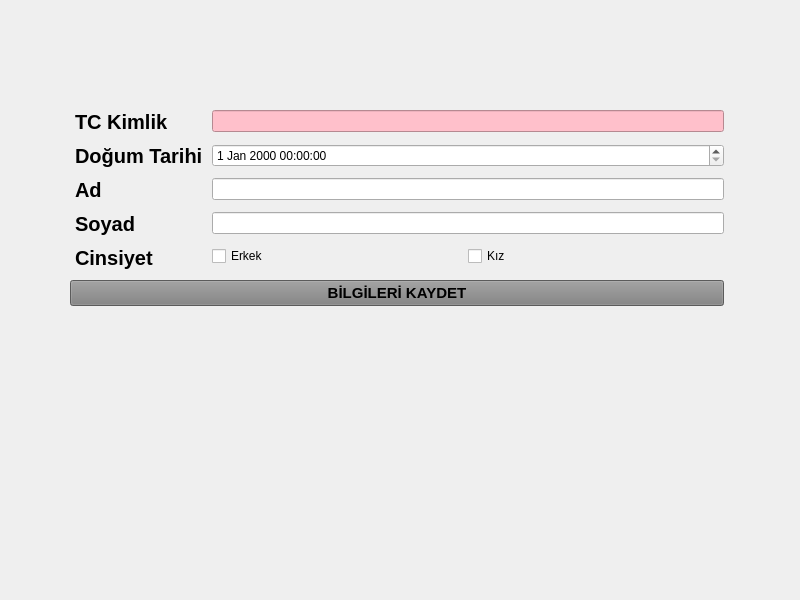
<?xml version="1.0" encoding="UTF-8"?>
<ui version="4.0">
 <class>deneme</class>
 <widget class="QWidget" name="deneme">
  <property name="geometry">
   <rect>
    <x>0</x>
    <y>0</y>
    <width>800</width>
    <height>600</height>
   </rect>
  </property>
  <property name="windowTitle">
   <string>deneme</string>
  </property>
  <property name="whatsThis">
   <string/>
  </property>
  <property name="autoFillBackground">
   <bool>false</bool>
  </property>
  <widget class="QWidget" name="formLayoutWidget">
   <property name="geometry">
    <rect>
     <x>70</x>
     <y>110</y>
     <width>654</width>
     <height>281</height>
    </rect>
   </property>
   <layout class="QFormLayout" name="formLayout">
    <property name="sizeConstraint">
     <enum>QLayout::SetMinimumSize</enum>
    </property>
    <property name="horizontalSpacing">
     <number>1</number>
    </property>
    <property name="verticalSpacing">
     <number>10</number>
    </property>
    <item row="0" column="0">
     <widget class="QLabel" name="label">
      <property name="styleSheet">
       <string notr="true">QLabel{
	font-size: 20px;
	color: black;
	font-weight:bold;
	margin-right: 2%
}</string>
      </property>
      <property name="text">
       <string>TC Kimlik</string>
      </property>
     </widget>
    </item>
    <item row="1" column="0">
     <widget class="QLabel" name="label_4">
      <property name="styleSheet">
       <string notr="true">QLabel{
	font-size: 20px;
	color: black;
	font-weight:bold;
	margin-right: 2%
}</string>
      </property>
      <property name="text">
       <string>Doğum Tarihi</string>
      </property>
     </widget>
    </item>
    <item row="1" column="1">
     <widget class="QDateTimeEdit" name="dateTimeEdit"/>
    </item>
    <item row="2" column="0">
     <widget class="QLabel" name="label_2">
      <property name="styleSheet">
       <string notr="true">QLabel{
	font-size: 20px;
	color: black;
	font-weight:bold;
	margin-right: 2%
}</string>
      </property>
      <property name="text">
       <string>Ad</string>
      </property>
     </widget>
    </item>
    <item row="2" column="1">
     <widget class="QLineEdit" name="lineEdit_3"/>
    </item>
    <item row="3" column="0">
     <widget class="QLabel" name="label_3">
      <property name="styleSheet">
       <string notr="true">QLabel{
	font-size: 20px;
	color: black;
	font-weight:bold;
	margin-right: 2%
}</string>
      </property>
      <property name="text">
       <string>Soyad</string>
      </property>
     </widget>
    </item>
    <item row="3" column="1">
     <widget class="QLineEdit" name="lineEdit_4"/>
    </item>
    <item row="4" column="0">
     <widget class="QLabel" name="label_5">
      <property name="styleSheet">
       <string notr="true">QLabel{
	font-size: 20px;
	color: black;
	font-weight:bold;
	margin-right: 2%
}</string>
      </property>
      <property name="text">
       <string>Cinsiyet</string>
      </property>
     </widget>
    </item>
    <item row="4" column="1">
     <layout class="QHBoxLayout" name="horizontalLayout">
      <property name="spacing">
       <number>0</number>
      </property>
      <property name="sizeConstraint">
       <enum>QLayout::SetMinimumSize</enum>
      </property>
      <property name="topMargin">
       <number>0</number>
      </property>
      <item>
       <widget class="QCheckBox" name="checkBox_2">
        <property name="minimumSize">
         <size>
          <width>212</width>
          <height>0</height>
         </size>
        </property>
        <property name="text">
         <string>Erkek</string>
        </property>
       </widget>
      </item>
      <item>
       <widget class="QCheckBox" name="checkBox">
        <property name="minimumSize">
         <size>
          <width>212</width>
          <height>0</height>
         </size>
        </property>
        <property name="text">
         <string>Kız</string>
        </property>
       </widget>
      </item>
     </layout>
    </item>
    <item row="6" column="0" colspan="2">
     <layout class="QVBoxLayout" name="verticalLayout_2">
      <item>
       <widget class="QPushButton" name="pushButton">
        <property name="enabled">
         <bool>true</bool>
        </property>
        <property name="cursor">
         <cursorShape>PointingHandCursor</cursorShape>
        </property>
        <property name="mouseTracking">
         <bool>true</bool>
        </property>
        <property name="styleSheet">
         <string notr="true">QPushButton{
	padding: 0.5em;
	background: gray;
	font-size:15px;
	font-weight:bold;
}
</string>
        </property>
        <property name="text">
         <string>BİLGİLERİ KAYDET</string>
        </property>
        <property name="checkable">
         <bool>false</bool>
        </property>
       </widget>
      </item>
     </layout>
    </item>
    <item row="0" column="1">
     <widget class="QLineEdit" name="lineEdit_5">
      <property name="styleSheet">
       <string notr="true">QLineEdit{
	background: pink;

}

QLineEdit:on{
	background: blue!important;

}</string>
      </property>
     </widget>
    </item>
   </layout>
  </widget>
 </widget>
 <resources/>
 <connections/>
</ui>
